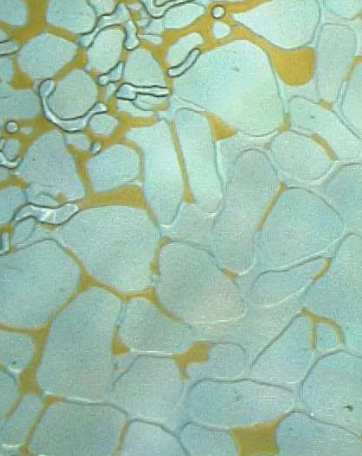
#> input picture project4/object.png, 362 x 456 px
$ python 2.py
#> lines starting #> are read from the running program, lines starting #| are printed output that depends on the picture; after the words box and inside, x2 and y2 are one past the last pixel; in counts of white or black regions, pixels touching at a corner belong together
import cv2
import numpy as np
import matplotlib.pyplot as plt
import os


def image_region_segmentation(input_path, output_dir="segmentation_results",
                              pore_thresh=(150, 220),
                              water_thresh=(0, 130)):
    # -------------------------- 1. 初始化与预处理 --------------------------
#> called with input_path = 'object.png', output_dir = 'segmentation_results', pore_thresh = (155, 165), water_thresh = (0, 130)
    if not os.path.exists(output_dir):
        os.makedirs(output_dir)

    img = cv2.imread(input_path)
#> img is the input picture: shape (456, 362, 3); mean B, G, R 170.8, 190.6, 158.6
    if img is None:
        raise ValueError(f"无法读取图像，请检查路径：{input_path}")

    if len(img.shape) == 3:
        gray_img = cv2.cvtColor(img, cv2.COLOR_BGR2GRAY)
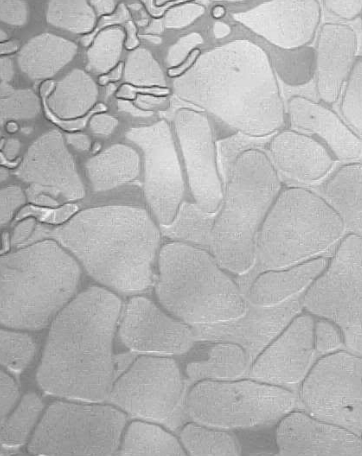
#> gray_img: shape (456, 362); min 61, max 244, mean 178.8
    else:
        gray_img = img.copy()

    height, width = gray_img.shape
#> height = 456; width = 362
    print(f"图像尺寸：{height} × {width}")
#| 图像尺寸：456 × 362

    # 在读取图像后、分割前，加入这段代码
    plt.figure(figsize=(10, 5))
    plt.hist(gray_img.ravel(), bins=256, range=(0, 256), color='gray', alpha=0.7)
    plt.title("Gray Level Histogram")
    plt.xlabel("Gray Value (0-255)")
    plt.ylabel("Pixel Count")
    plt.grid(True)
    plt.show()
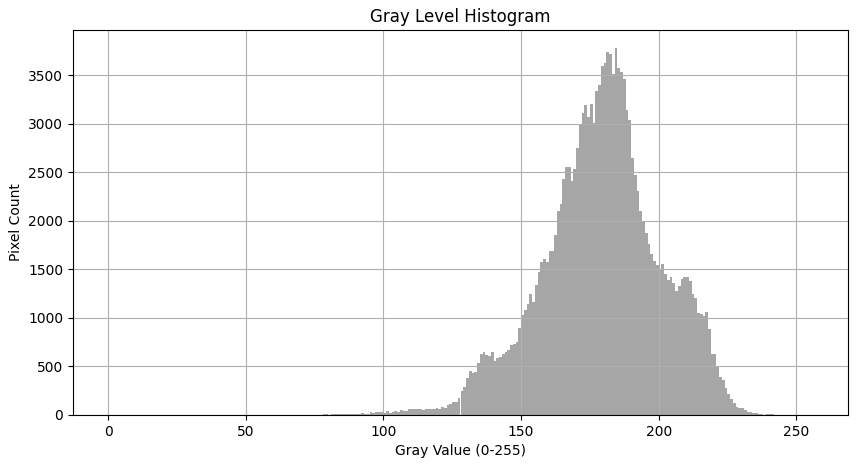
#> figure drawn by matplotlib, 1 panel; tallest bar 3779 high, from x = 184 to 185


    # -------------------------- 2. 独立阈值分割 --------------------------
    water_mask = np.zeros((height, width), dtype=np.uint8)
    pore_mask = np.zeros((height, width), dtype=np.uint8)

    water_mask[(gray_img >= 0) & (gray_img <= 130)] = 255

    pore_mask[(gray_img > 150) & (gray_img < 170)] = 255

    # -------------------------- 3. 油分割（不变）--------------------------
    hsv = cv2.cvtColor(img, cv2.COLOR_BGR2HSV)
#> hsv: shape (456, 362, 3); mean H, S, V 72.3, 54.5, 190.9
    lab = cv2.cvtColor(img, cv2.COLOR_BGR2Lab)
#> lab: shape (456, 362, 3); mean of channels 0, 1, 2 189.9, 113.7, 134.5

    lower_hsv_yellow = np.array([8, 40, 40])
    upper_hsv_yellow = np.array([45, 255, 255])
    hsv_mask = cv2.inRange(hsv, lower_hsv_yellow, upper_hsv_yellow)
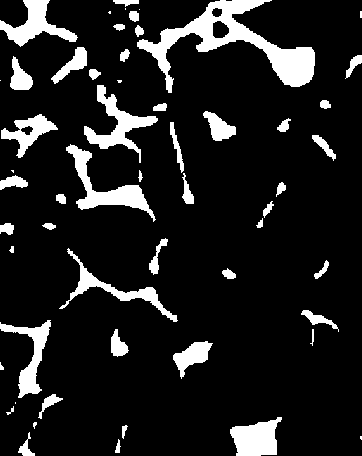
#> hsv_mask: shape (456, 362); 12.2% white; 56 white regions (10 under 20 px), largest, box (x1, y1, x2, y2) and area: (137, 0, 315, 93) 4691, (66, 144, 156, 222) 1725, (84, 85, 158, 163) 1565

    lower_lab_yellow = np.array([0, 0, 120])
    upper_lab_yellow = np.array([255, 40, 255])
    lab_mask = cv2.inRange(lab, lower_lab_yellow, upper_lab_yellow)
#> lab_mask: shape (456, 362); every value is 0

    oil_mask = cv2.bitwise_or(hsv_mask, lab_mask)

    # 形态学优化
    kernel_tiny = np.ones((2, 2), np.uint8)
    kernel_small = np.ones((3, 3), np.uint8)
    oil_mask = cv2.dilate(oil_mask, kernel_tiny, iterations=2)
#> oil_mask: shape (456, 362); 15.9% white; 49 white regions (3 under 20 px), largest, box (x1, y1, x2, y2) and area: (137, 0, 317, 95) 5604, (66, 144, 158, 224) 2125, (84, 85, 160, 165) 1993
    oil_mask = cv2.morphologyEx(oil_mask, cv2.MORPH_OPEN, kernel_small, iterations=1)
    oil_mask = cv2.morphologyEx(oil_mask, cv2.MORPH_CLOSE, kernel_small, iterations=1)
#> oil_mask: shape (456, 362); 16% white; 43 white regions (3 under 20 px), largest, box (x1, y1, x2, y2) and area: (113, 0, 317, 95) 6105, (66, 144, 158, 224) 2197, (84, 85, 160, 165) 1994

    # 小区域过滤
    num_labels, labels, stats, _ = cv2.connectedComponentsWithStats(oil_mask, connectivity=8)
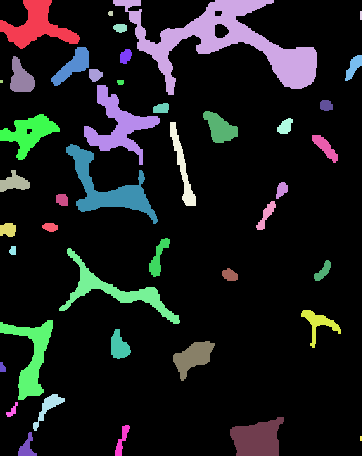
#> labels: shape (456, 362) int32; 44 distinct labels, from 0 to 43; one colour per label, 0 black
#> num_labels = 44; stats = 44 rows, first 6: [0, 0, 362, 456, 138641], [0, 0, 80, 49, 1718], [113, 0, 204, 95, 6105], [108, 11, 5, 5, 23], [360, 11, 2, 9, 18], [113, 24, 14, 9, 100]
    for i in range(1, num_labels):
        if stats[i, cv2.CC_STAT_AREA] < 2:
            oil_mask[labels == i] = 0

    # -------------------------- 4. 可视化 --------------------------
    img_rgb = cv2.cvtColor(img, cv2.COLOR_BGR2RGB)

    fig, axes = plt.subplots(2, 3, figsize=(15, 10))
    fig.suptitle("Image Region Segmentation (Independent Thresholding)", fontsize=16)

    axes[0, 0].imshow(img_rgb)
    axes[0, 0].set_title("Original Image")
    axes[0, 0].axis("off")

    axes[0, 1].imshow(gray_img, cmap="gray")
    axes[0, 1].set_title("Grayscale Image")
    axes[0, 1].axis("off")

    axes[0, 2].imshow(pore_mask, cmap="gray")
    axes[0, 2].set_title(f"Pore (Gray: {pore_thresh[0]}–{pore_thresh[1]})")
    axes[0, 2].axis("off")

    axes[1, 0].imshow(oil_mask, cmap="gray")
    axes[1, 0].set_title("Oil (HSV+Lab)")
    axes[1, 0].axis("off")

    axes[1, 1].imshow(water_mask, cmap="gray")
    axes[1, 1].set_title(f"Water (Gray: {water_thresh[0]}–{water_thresh[1]})")
    axes[1, 1].axis("off")


    overlay = np.zeros((height, width, 3), dtype=np.uint8)
    overlay[oil_mask == 255] = [0, 255, 255]   # 油：青色 (BGR: [0,255,255] → 显示为黄色)
    overlay[water_mask == 255] = [255, 0, 0]   # 水：蓝色
    overlay[pore_mask == 255] = [0, 255, 0]    # 孔隙：绿色
    axes[1, 2].imshow(cv2.cvtColor(overlay, cv2.COLOR_BGR2RGB))
    axes[1, 2].set_title("Overlay (Oil:Yellow, Water:Blue, Pore:Green)")
    axes[1, 2].axis("off")

    plt.tight_layout()
    plt.savefig(os.path.join(output_dir, "segmentation_visualization.png"), dpi=300, bbox_inches="tight")
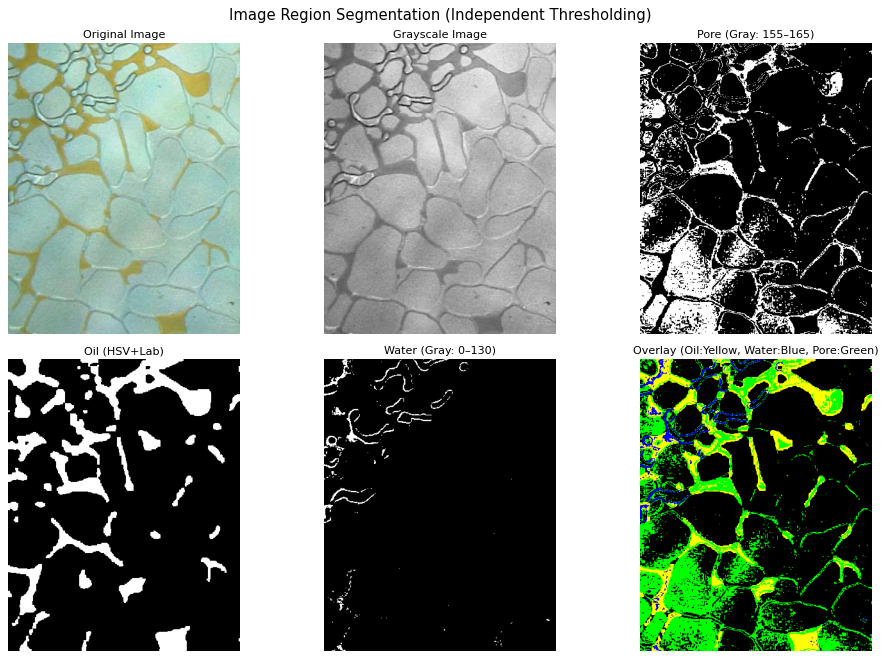
#> figure drawn by matplotlib, 6 panels
    plt.show()

    # -------------------------- 5. 保存结果 --------------------------
    cv2.imwrite(os.path.join(output_dir, "pore_mask.png"), pore_mask)
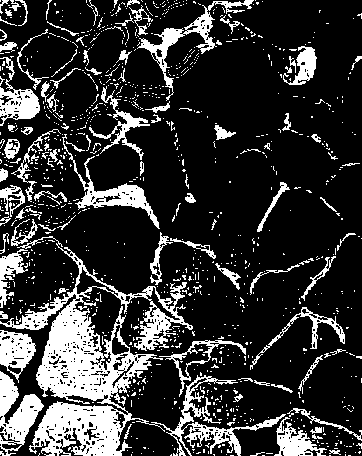
#> saved as pore_mask.png: shape (456, 362); 20.7% white; 1043 white regions (940 under 20 px), largest, box (x1, y1, x2, y2) and area: (0, 236, 286, 456) 14074, (0, 371, 44, 456) 1750, (137, 0, 254, 101) 1484
    cv2.imwrite(os.path.join(output_dir, "oil_mask.png"), oil_mask)
    cv2.imwrite(os.path.join(output_dir, "water_mask.png"), water_mask)
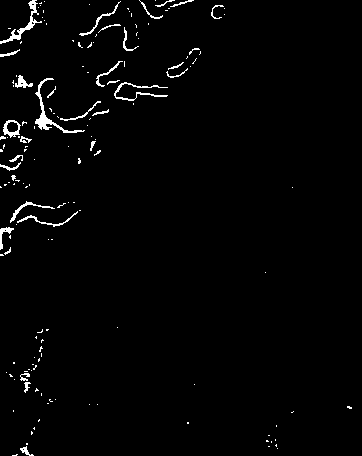
#> saved as water_mask.png: shape (456, 362); 1.9% white in thin lines or dots
    print(f"\n分割完成！结果保存至：{os.path.abspath(output_dir)}")

    return {
        "gray_image": gray_img,
        "pore_mask": pore_mask,
        "oil_mask": oil_mask,
        "water_mask": water_mask
    }


if __name__ == "__main__":
    INPUT_IMAGE_PATH = "object.png"
    CUSTOM_THRESHOLDS = {
        "pore_thresh": (155, 165),
        "water_thresh": (0, 130)
    }

    try:
        segmentation_results = image_region_segmentation(
            input_path=INPUT_IMAGE_PATH, **CUSTOM_THRESHOLDS
        )
#> segmentation_results = 4 items
    except Exception as e:
        print(f"分割出错：{e}")
